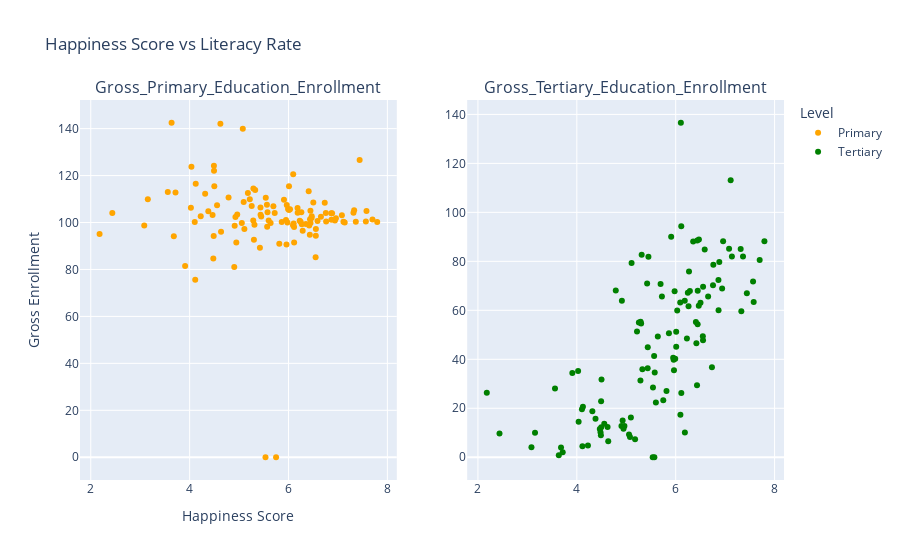

Source (notebook cell):
### Markdown cell above
Graph showing correlation between Happiness score (life ladder) and gross primary vs gross tertiary education

### Code cell
happiness_score = merged_table['Life Ladder']
gross_primary = merged_table['Gross_Primary_Education_Enrollment']
gross_sec = merged_table['Gross_Tertiary_Education_Enrollment']
countries = merged_table['Country name']

fig = make_subplots(rows=1, cols=2, subplot_titles=('Gross_Primary_Education_Enrollment', 'Gross_Tertiary_Education_Enrollment'))

fig.add_trace(go.Scatter(x=happiness_score, y=gross_primary, mode='markers',
                         marker=dict(color='orange'),
                         text=countries,
                         name='Primary'), row=1, col=1)

fig.add_trace(go.Scatter(x=happiness_score, y=gross_sec, mode='markers',
                         marker=dict(color='green'),
                         text=countries,
                         name='Tertiary'), row=1, col=2)

fig.update_layout(title='Happiness Score vs Literacy Rate',
                  xaxis_title='Happiness Score',
                  yaxis_title='Gross Enrollment',
                  legend_title='Level')

fig.show()

### Figure 1 — Plotly figure (JSON) as saved in the notebook; plotly's stock layout.template omitted (floating-point values rounded to 4 significant figures)
{"data": [{"marker": {"color": "orange"}, "mode": "markers", "name": "Primary", "text": ["Afghanistan", "Albania", "Algeria", "Argentina", "Armenia", "Australia", "Austria", "Bangladesh", "Belgium", "Benin", "Bolivia", "Bosnia and Herzegovina", "Brazil", "Bulgaria", "Burkina Faso", "Cambodia", "Cameroon", "Canada", "Chile", "China", "Colombia", "Costa Rica", "Croatia", "Cyprus", "Denmark", "Dominican Republic", "Ecuador", "Egypt", "El Salvador", "Estonia", "Finland", "France", "Gabon", "Georgia", "Germany", "Ghana", "Greece", "Guinea", "Honduras", "Hungary", "Iceland", "India", "Indonesia", "Iran", "Iraq", "Israel", "Italy", "Ivory Coast", "Jamaica", "Japan", "Jordan", "Kazakhstan", "Kenya", "Kyrgyzstan", "Laos", "Latvia", "Lebanon", "Lithuania", "Malawi", "Malaysia", "Mali", "Malta", "Mauritius", "Mexico", "Moldova", "Mongolia", "Morocco", "Mozambique", "Myanmar", "Namibia", "Nepal", "Netherlands", "New Zealand", "Nicaragua", "Nigeria", "North Macedonia", "Norway", "Pakistan", "Panama", "Paraguay", "Peru", "Philippines", "Poland", "Portugal", "Romania", "Russia", "Saudi Arabia", "Senegal", "Serbia", "Sierra Leone", "Singapore", "Slovakia", "Slovenia", "South Africa", "South Korea", "Spain", "Sri Lanka", "Sweden", "Switzerland", "Tajikistan", "Tanzania", "Thailand", "Togo", "Tunisia", "Uganda", "Ukraine", "United Arab Emirates", "United Kingdom", "United States", "Uruguay", "Uzbekistan", "Venezuela", "Vietnam", "Zambia", "Zimbabwe"], "type": "scatter", "x": [2.436, 5.255, 5.217, 5.908, 5.301, 7.112, 7.08, 4.123, 6.882, 4.493, 5.569, 5.749, 6.01, 5.422, 4.636, 4.555, 4.963, 6.939, 6.436, 5.863, 5.29, 6.408, 6.287, 6.269, 7.699, 6.031, 5.435, 4.026, 6.431, 6.554, 7.794, 6.656, 5.075, 4.911, 6.755, 4.378, 6.104, 4.945, 6.114, 6.227, 7.565, 3.558, 5.433, 4.788, 5.094, 7.578, 6.467, 5.056, 5.814, 6.091, 3.909, 6.26, 4.465, 5.564, 4.927, 6.353, 2.179, 6.865, 3.635, 6.01, 4.113, 6.444, 5.949, 5.991, 5.959, 5.721, 5.326, 5.178, 4.314, 4.491, 4.622, 7.314, 7.137, 6.095, 4.479, 5.535, 7.362, 4.487, 6.553, 5.576, 5.694, 5.965, 5.978, 6.183, 6.549, 5.448, 6.445, 4.903, 6.245, 3.714, 6.587, 6.419, 6.761, 5.599, 6.113, 6.47, 4.103, 7.439, 7.328, 5.287, 3.681, 5.638, 4.037, 4.499, 4.225, 5.311, 6.733, 6.867, 6.959, 6.502, 6.185, 5.108, 5.54, 3.082, 3.155], "xaxis": "x", "y": [104, 107, 109.9, 109.7, 92.7, 100.3, 103.1, 116.5, 103.9, 122, 98.2, 0, 115.4, 89.3, 96.1, 107.4, 103.4, 100.9, 101.4, 100.2, 114.5, 113.3, 96.5, 99.3, 101.3, 105.7, 103.3, 106.3, 94.8, 97.2, 100.2, 102.5, 139.9, 98.6, 104, 104.8, 99.6, 91.5, 91.5, 100.8, 100.4, 113, 106.4, 110.7, 108.7, 104.9, 101.9, 99.8, 91, 98.8, 81.5, 104.4, 103.2, 107.6, 102.4, 99.4, 95.1, 103.9, 142.5, 105.3, 75.6, 105, 101.1, 105.8, 90.6, 104, 113.9, 112.6, 112.3, 124.2, 142.1, 104.2, 100, 120.6, 84.7, 0, 100.3, 94.3, 94.4, 104.4, 106.9, 107.5, 100, 106.2, 85.2, 102.6, 99.8, 81, 100.3, 112.8, 100.6, 98.7, 100.4, 100.9, 98.1, 102.7, 100.2, 126.6, 105.2, 100.9, 94.2, 99.8, 123.8, 115.4, 102.7, 99, 108.4, 101.2, 101.8, 108.5, 104.2, 97.2, 110.6, 98.7, 109.9], "yaxis": "y"}, {"marker": {"color": "green"}, "mode": "markers", "name": "Tertiary", "text": ["Afghanistan", "Albania", "Algeria", "Argentina", "Armenia", "Australia", "Austria", "Bangladesh", "Belgium", "Benin", "Bolivia", "Bosnia and Herzegovina", "Brazil", "Bulgaria", "Burkina Faso", "Cambodia", "Cameroon", "Canada", "Chile", "China", "Colombia", "Costa Rica", "Croatia", "Cyprus", "Denmark", "Dominican Republic", "Ecuador", "Egypt", "El Salvador", "Estonia", "Finland", "France", "Gabon", "Georgia", "Germany", "Ghana", "Greece", "Guinea", "Honduras", "Hungary", "Iceland", "India", "Indonesia", "Iran", "Iraq", "Israel", "Italy", "Ivory Coast", "Jamaica", "Japan", "Jordan", "Kazakhstan", "Kenya", "Kyrgyzstan", "Laos", "Latvia", "Lebanon", "Lithuania", "Malawi", "Malaysia", "Mali", "Malta", "Mauritius", "Mexico", "Moldova", "Mongolia", "Morocco", "Mozambique", "Myanmar", "Namibia", "Nepal", "Netherlands", "New Zealand", "Nicaragua", "Nigeria", "North Macedonia", "Norway", "Pakistan", "Panama", "Paraguay", "Peru", "Philippines", "Poland", "Portugal", "Romania", "Russia", "Saudi Arabia", "Senegal", "Serbia", "Sierra Leone", "Singapore", "Slovakia", "Slovenia", "South Africa", "South Korea", "Spain", "Sri Lanka", "Sweden", "Switzerland", "Tajikistan", "Tanzania", "Thailand", "Togo", "Tunisia", "Uganda", "Ukraine", "United Arab Emirates", "United Kingdom", "United States", "Uruguay", "Uzbekistan", "Venezuela", "Vietnam", "Zambia", "Zimbabwe"], "type": "scatter", "x": [2.436, 5.255, 5.217, 5.908, 5.301, 7.112, 7.08, 4.123, 6.882, 4.493, 5.569, 5.749, 6.01, 5.422, 4.636, 4.555, 4.963, 6.939, 6.436, 5.863, 5.29, 6.408, 6.287, 6.269, 7.699, 6.031, 5.435, 4.026, 6.431, 6.554, 7.794, 6.656, 5.075, 4.911, 6.755, 4.378, 6.104, 4.945, 6.114, 6.227, 7.565, 3.558, 5.433, 4.788, 5.094, 7.578, 6.467, 5.056, 5.814, 6.091, 3.909, 6.26, 4.465, 5.564, 4.927, 6.353, 2.179, 6.865, 3.635, 6.01, 4.113, 6.444, 5.949, 5.991, 5.959, 5.721, 5.326, 5.178, 4.314, 4.491, 4.622, 7.314, 7.137, 6.095, 4.479, 5.535, 7.362, 4.487, 6.553, 5.576, 5.694, 5.965, 5.978, 6.183, 6.549, 5.448, 6.445, 4.903, 6.245, 3.714, 6.587, 6.419, 6.761, 5.599, 6.113, 6.47, 4.103, 7.439, 7.328, 5.287, 3.681, 5.638, 4.037, 4.499, 4.225, 5.311, 6.733, 6.867, 6.959, 6.502, 6.185, 5.108, 5.54, 3.082, 3.155], "xaxis": "x2", "y": [9.7, 55, 51.4, 90, 54.6, 113.1, 85.1, 20.6, 79.7, 12.3, 0, 23.3, 51.3, 71, 6.5, 13.7, 12.8, 68.9, 88.5, 50.6, 55.3, 55.2, 67.9, 75.9, 80.6, 59.9, 44.9, 35.2, 29.4, 69.6, 88.2, 65.6, 8.3, 63.9, 70.2, 15.7, 136.6, 11.6, 26.2, 48.5, 71.8, 28.1, 36.3, 68.1, 16.2, 63.4, 61.9, 9.3, 27.1, 63.2, 34.4, 61.7, 11.5, 41.3, 15, 88.1, 26.3, 72.4, 0.8, 45.1, 4.5, 54.3, 40.6, 40.2, 39.8, 65.6, 35.9, 7.3, 18.8, 22.9, 12.4, 85, 82, 17.4, 10.2, 0, 82, 9, 47.8, 34.6, 70.7, 35.5, 67.8, 63.9, 49.4, 81.9, 68, 12.8, 67.2, 2, 84.8, 46.6, 78.6, 22.4, 94.3, 88.9, 19.6, 67, 59.6, 31.3, 4, 49.3, 14.5, 31.7, 4.8, 82.7, 36.8, 60, 88.2, 63.1, 10.1, 79.3, 28.5, 4.1, 10], "yaxis": "y2"}], "layout": {"annotations": [{"font": {"size": 16}, "showarrow": false, "text": "Gross_Primary_Education_Enrollment", "x": 0.225, "xanchor": "center", "xref": "paper", "y": 1, "yanchor": "bottom", "yref": "paper"}, {"font": {"size": 16}, "showarrow": false, "text": "Gross_Tertiary_Education_Enrollment", "x": 0.775, "xanchor": "center", "xref": "paper", "y": 1, "yanchor": "bottom", "yref": "paper"}], "legend": {"title": {"text": "Level"}}, "title": {"text": "Happiness Score vs Literacy Rate"}, "xaxis": {"anchor": "y", "domain": [0, 0.45], "title": {"text": "Happiness Score"}}, "xaxis2": {"anchor": "y2", "domain": [0.55, 1]}, "yaxis": {"anchor": "x", "domain": [0, 1], "title": {"text": "Gross Enrollment"}}, "yaxis2": {"anchor": "x2", "domain": [0, 1]}}}
